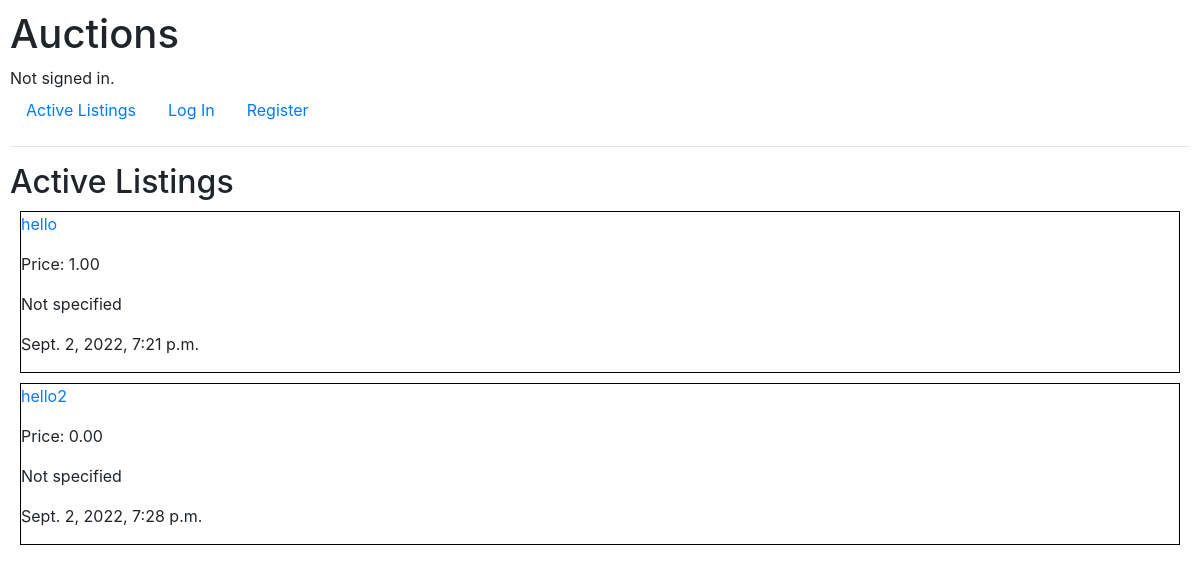
Before: / with the older database file.
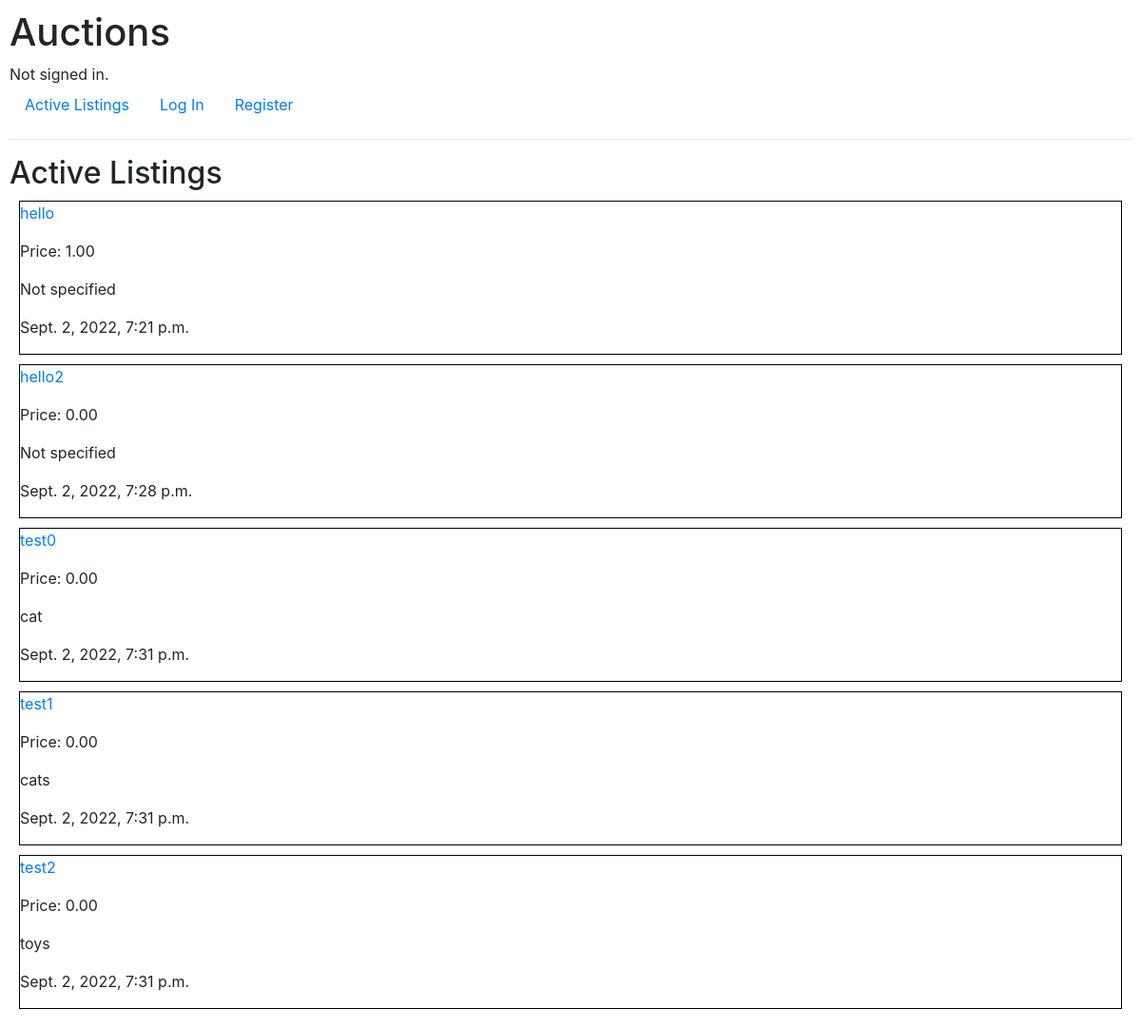
After: the same page with the newer database file.
### auctions/models.py (models this page shows)
class listings(models.Model):
    name = models.CharField(max_length=64)
    description = models.CharField(max_length=512, blank=True)
    bid = models.DecimalField(max_digits=100, decimal_places=2)
    image = models.URLField()
    category = models.CharField(max_length=32, blank=True)
    date = models.DateTimeField(auto_now=True)
    seller = models.CharField(max_length=64)
    winner = models.CharField(max_length=64, blank=True)
    is_active = models.BooleanField(default=True)
    current_price = models.DecimalField(max_digits=100, decimal_places=2, blank=True)

### auctions/views.py (the view)
# urls.py: path("", views.index, name="index"),
def index(request):
    return render(
        request,
        "auctions/index.html",
        {"listings": listings.objects.filter(is_active=True)},
    )

### auctions/templates/auctions/index.html (shortened to what this page needs)
{% extends "auctions/layout.html" %}
{% block body %}
    <h2>Active Listings</h2>
    {% for listing in listings %}
    <div style="border:1px solid black; margin: 10px">
        <p><a href="{% url 'listing' listing.id %}">{{ listing.name }}</p></a>
        <p>Price: {{ listing.current_price }}</p>
        {% if listing.category %}
            <p>{{ listing.category }}</p>
        {% endif %}
        <p>{{ listing.date }}</p>
    </div>
    {% endfor %}
{% endblock %}

### auctions/templates/auctions/layout.html (shortened to what this page needs)
{% load static %}
<!DOCTYPE html>
<html lang="en">
    <head>
        <link rel="stylesheet" href="https://stackpath.bootstrapcdn.com/bootstrap/4.4.1/css/bootstrap.min.css">
        <link href="{% static 'auctions/styles.css' %}" rel="stylesheet">
    </head>
    <body>
        <h1>Auctions</h1>
        <div>
            {% if user.is_authenticated %}
                Signed in as <strong>{{ user.username }}</strong>.
            {% else %}
                Not signed in.
            {% endif %}
        </div>
        <ul class="nav">
            <li class="nav-item">
                <a class="nav-link" href="{% url 'index' %}">Active Listings</a>
            </li>
            {% if user.is_authenticated %}
                <li class="nav-item">
                    <a class="nav-link" href="{% url 'logout' %}">Log Out</a>
                </li>
                <li class="nav-item">
                    <a class="nav-link" href="{% url 'categories' %}">Categories</a>
                </li>
                <li class="nav-item">
                    <a class="nav-link" href="{% url 'watchlist' %}">Watchlist</a>
                </li>
                <li class="nav-item">
                    <a class="nav-link" href="{% url 'create_listing' %}">Create Listing</a>
                </li>
            {% else %}
                <li class="nav-item">
                    <a class="nav-link" href="{% url 'login' %}">Log In</a>
                </li>
                <li class="nav-item">
                    <a class="nav-link" href="{% url 'register' %}">Register</a>
                </li>
            {% endif %}
        </ul>
        <hr>
        {% block body %}
        {% endblock %}
    </body>
</html>

### auctions/static/auctions/styles.css (style rules this page uses)
body { padding: 10px; }

Changed rows visible on the page:
added listings: name "test0", current_price "0.00", category "cat", date "Sept. 2, 2022, 7:31 p.m."
added listings: name "test1", current_price "0.00", category "cats", date "Sept. 2, 2022, 7:31 p.m."
added listings: name "test2", current_price "0.00", category "toys", date "Sept. 2, 2022, 7:31 p.m."
